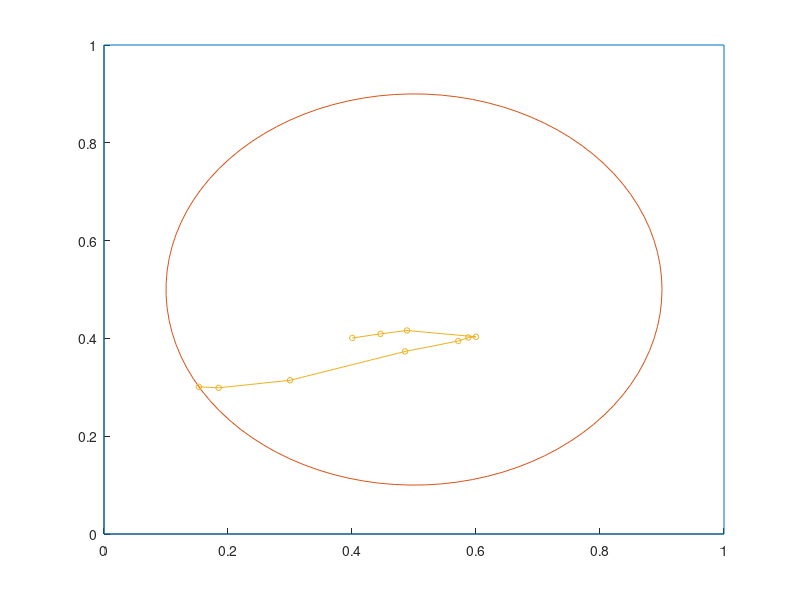

Source code (MATLAB):
function myplo4()

load data_0.txt

l = length(data_0);
figure;
axis([0 1 0 1])
hold;
x = [0, 1, 1, 0, 0];
y = [0, 0, 1, 1, 0];
plot(x, y)

t = linspace(0,2*pi,100)';

ar = 0.4;
ax = 0.5; ay = 0.5;
circsax = ar.*cos(t)+ax;  circsay = ar.*sin(t)+ay; 
plot(circsax, circsay); 


axis([0 1 0 1])

for e=1:300,
	I = find(data_0(:,1) == e);
	plot(data_0(I,2),data_0(I,3),'-o', 'MarkerSize', 4);
end; 

end;
